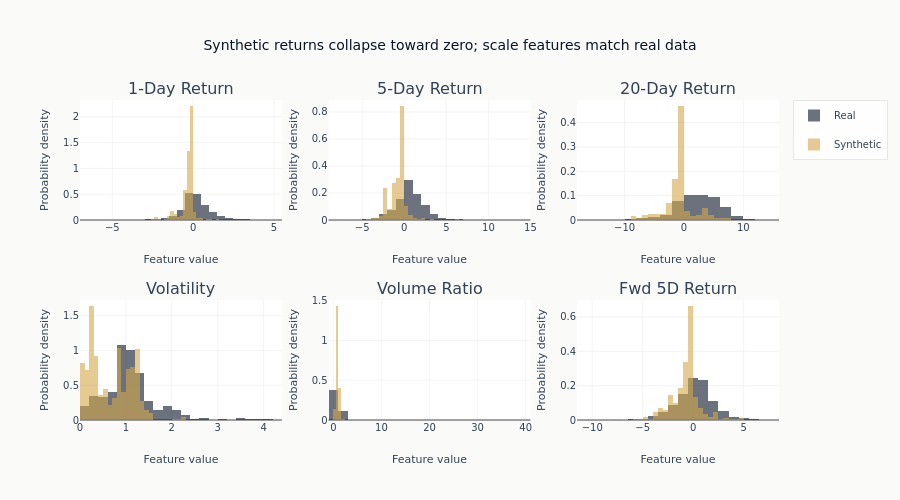

The code cell stored with this chart in its notebook:
### Markdown cell above
## 6. Visualize Distributions

### Code cell
# Numerical distributions
fig = make_subplots(
    rows=2,
    cols=3,
    subplot_titles=[
        "1-Day Return",
        "5-Day Return",
        "20-Day Return",
        "Volatility",
        "Volume Ratio",
        "Fwd 5D Return",
    ],
)

plot_cols = ["ret_1d", "ret_5d", "ret_20d", "volatility", "volume_ratio", "fwd_ret_5d"]
positions = [(1, 1), (1, 2), (1, 3), (2, 1), (2, 2), (2, 3)]

for idx, (col, (row, col_num)) in enumerate(zip(plot_cols, positions, strict=False)):
    if col in synthetic_df.columns:
        synth_vals = pd.to_numeric(synthetic_df[col], errors="coerce").dropna()
        showlegend = idx == 0  # only one legend entry per series
        fig.add_trace(
            go.Histogram(
                x=df[col],
                name="Real",
                opacity=0.6,
                marker_color=COLORS["blue"],
                nbinsx=30,
                histnorm="probability density",
                showlegend=showlegend,
                legendgroup="real",
            ),
            row=row,
            col=col_num,
        )
        fig.add_trace(
            go.Histogram(
                x=synth_vals,
                name="Synthetic",
                opacity=0.6,
                marker_color=COLORS["amber"],
                nbinsx=30,
                histnorm="probability density",
                showlegend=showlegend,
                legendgroup="synthetic",
            ),
            row=row,
            col=col_num,
        )

fig.update_yaxes(title_text="Probability density")
fig.update_xaxes(title_text="Feature value")
fig.update_layout(
    title="Synthetic returns collapse toward zero; scale features match real data",
    height=500,
    showlegend=True,
    barmode="overlay",
    template="ml4t",
)
fig.show()

### Figure 1 — Plotly figure (JSON) as saved in the notebook; plotly's stock layout.template omitted (floating-point values rounded to 4 significant figures; data arrays with more than 128 entries replaced by an {"elided": "..."} marker saying what was removed)
{"data": [{"histnorm": "probability density", "legendgroup": "real", "marker": {"color": "#0a1628"}, "name": "Real", "nbinsx": 30, "opacity": 0.6, "showlegend": true, "type": "histogram", "x": {"elided": "2000 float values"}, "xaxis": "x", "yaxis": "y"}, {"histnorm": "probability density", "legendgroup": "synthetic", "marker": {"color": "#D4A84B"}, "name": "Synthetic", "nbinsx": 30, "opacity": 0.6, "showlegend": true, "type": "histogram", "x": {"elided": "500 float values"}, "xaxis": "x", "yaxis": "y"}, {"histnorm": "probability density", "legendgroup": "real", "marker": {"color": "#0a1628"}, "name": "Real", "nbinsx": 30, "opacity": 0.6, "showlegend": false, "type": "histogram", "x": {"elided": "2000 float values"}, "xaxis": "x2", "yaxis": "y2"}, {"histnorm": "probability density", "legendgroup": "synthetic", "marker": {"color": "#D4A84B"}, "name": "Synthetic", "nbinsx": 30, "opacity": 0.6, "showlegend": false, "type": "histogram", "x": {"elided": "500 float values"}, "xaxis": "x2", "yaxis": "y2"}, {"histnorm": "probability density", "legendgroup": "real", "marker": {"color": "#0a1628"}, "name": "Real", "nbinsx": 30, "opacity": 0.6, "showlegend": false, "type": "histogram", "x": {"elided": "2000 float values"}, "xaxis": "x3", "yaxis": "y3"}, {"histnorm": "probability density", "legendgroup": "synthetic", "marker": {"color": "#D4A84B"}, "name": "Synthetic", "nbinsx": 30, "opacity": 0.6, "showlegend": false, "type": "histogram", "x": {"elided": "500 float values"}, "xaxis": "x3", "yaxis": "y3"}, {"histnorm": "probability density", "legendgroup": "real", "marker": {"color": "#0a1628"}, "name": "Real", "nbinsx": 30, "opacity": 0.6, "showlegend": false, "type": "histogram", "x": {"elided": "2000 float values"}, "xaxis": "x4", "yaxis": "y4"}, {"histnorm": "probability density", "legendgroup": "synthetic", "marker": {"color": "#D4A84B"}, "name": "Synthetic", "nbinsx": 30, "opacity": 0.6, "showlegend": false, "type": "histogram", "x": {"elided": "500 float values"}, "xaxis": "x4", "yaxis": "y4"}, {"histnorm": "probability density", "legendgroup": "real", "marker": {"color": "#0a1628"}, "name": "Real", "nbinsx": 30, "opacity": 0.6, "showlegend": false, "type": "histogram", "x": {"elided": "2000 float values"}, "xaxis": "x5", "yaxis": "y5"}, {"histnorm": "probability density", "legendgroup": "synthetic", "marker": {"color": "#D4A84B"}, "name": "Synthetic", "nbinsx": 30, "opacity": 0.6, "showlegend": false, "type": "histogram", "x": {"elided": "500 float values"}, "xaxis": "x5", "yaxis": "y5"}, {"histnorm": "probability density", "legendgroup": "real", "marker": {"color": "#0a1628"}, "name": "Real", "nbinsx": 30, "opacity": 0.6, "showlegend": false, "type": "histogram", "x": {"elided": "2000 float values"}, "xaxis": "x6", "yaxis": "y6"}, {"histnorm": "probability density", "legendgroup": "synthetic", "marker": {"color": "#D4A84B"}, "name": "Synthetic", "nbinsx": 30, "opacity": 0.6, "showlegend": false, "type": "histogram", "x": {"elided": "500 float values"}, "xaxis": "x6", "yaxis": "y6"}], "layout": {"annotations": [{"font": {"size": 16}, "showarrow": false, "text": "1-Day Return", "x": 0.1444, "xanchor": "center", "xref": "paper", "y": 1.0, "yanchor": "bottom", "yref": "paper"}, {"font": {"size": 16}, "showarrow": false, "text": "5-Day Return", "x": 0.5, "xanchor": "center", "xref": "paper", "y": 1.0, "yanchor": "bottom", "yref": "paper"}, {"font": {"size": 16}, "showarrow": false, "text": "20-Day Return", "x": 0.8556, "xanchor": "center", "xref": "paper", "y": 1.0, "yanchor": "bottom", "yref": "paper"}, {"font": {"size": 16}, "showarrow": false, "text": "Volatility", "x": 0.1444, "xanchor": "center", "xref": "paper", "y": 0.375, "yanchor": "bottom", "yref": "paper"}, {"font": {"size": 16}, "showarrow": false, "text": "Volume Ratio", "x": 0.5, "xanchor": "center", "xref": "paper", "y": 0.375, "yanchor": "bottom", "yref": "paper"}, {"font": {"size": 16}, "showarrow": false, "text": "Fwd 5D Return", "x": 0.8556, "xanchor": "center", "xref": "paper", "y": 0.375, "yanchor": "bottom", "yref": "paper"}], "barmode": "overlay", "height": 500, "showlegend": true, "title": {"text": "Synthetic returns collapse toward zero; scale features match real data"}, "xaxis": {"anchor": "y", "domain": [0.0, 0.2889], "title": {"text": "Feature value"}}, "xaxis2": {"anchor": "y2", "domain": [0.3556, 0.6444], "title": {"text": "Feature value"}}, "xaxis3": {"anchor": "y3", "domain": [0.7111, 1.0], "title": {"text": "Feature value"}}, "xaxis4": {"anchor": "y4", "domain": [0.0, 0.2889], "title": {"text": "Feature value"}}, "xaxis5": {"anchor": "y5", "domain": [0.3556, 0.6444], "title": {"text": "Feature value"}}, "xaxis6": {"anchor": "y6", "domain": [0.7111, 1.0], "title": {"text": "Feature value"}}, "yaxis": {"anchor": "x", "domain": [0.625, 1.0], "title": {"text": "Probability density"}}, "yaxis2": {"anchor": "x2", "domain": [0.625, 1.0], "title": {"text": "Probability density"}}, "yaxis3": {"anchor": "x3", "domain": [0.625, 1.0], "title": {"text": "Probability density"}}, "yaxis4": {"anchor": "x4", "domain": [0.0, 0.375], "title": {"text": "Probability density"}}, "yaxis5": {"anchor": "x5", "domain": [0.0, 0.375], "title": {"text": "Probability density"}}, "yaxis6": {"anchor": "x6", "domain": [0.0, 0.375], "title": {"text": "Probability density"}}}}
